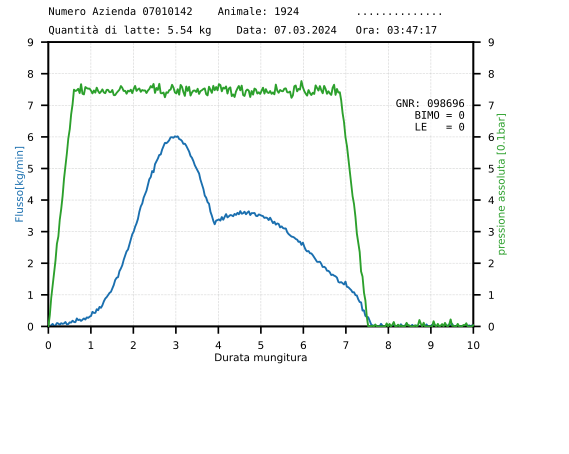
#> input picture pipeline/csv_synthetic_baseline/charts/chart_p0_0.png, 569 x 454 px; its folder holds only this picture in this run
$ python pipeline.py --input csv_synthetic_baseline/charts/chart_p0_0.png
#> lines starting #> are read from the running program, lines starting #| are printed output that depends on the picture; after the words box and inside, x2 and y2 are one past the last pixel; in counts of white or black regions, pixels touching at a corner belong together
"""
pipeline.py

Classical CV pipeline for extracting curve data from AMS milking chart PDFs.

Steps per page:
  1. Rasterise PDF page to image (PyMuPDF) or load PNG directly
  2. Crop into 8 chart cells (fixed 2x4 grid)
  3. Per chart cell:
       a. Detect plot area bounding box (axis lines)
       b. OCR the header to extract animal ID, date, time
       c. Isolate Flusso curve  (blue)  by HSV colour mask
       d. Isolate Pressione curve (green) by HSV colour mask
       e. Extract skeleton pixel coords column-by-column
       f. Map pixel → data coordinates using axis calibration
       g. Write CSV  animal_{ID}_{YYYY-MM-DD}[_{HHMM}].csv

Usage:
    python pipeline.py --input page_001.png --out ./csv_output
    python pipeline.py --input report.pdf  --out ./csv_output
"""

import argparse
import json
import os
import re
import subprocess
import sys
import tempfile
from pathlib import Path

import cv2
import numpy as np
import pandas as pd

try:
    import fitz  # PyMuPDF
    HAS_FITZ = True
except ImportError:
    HAS_FITZ = False

try:
    from . import vector_extract           # package import
except ImportError:                        # pragma: no cover - script/CLI use
    import vector_extract                  # flat import (app.py, CLI)


# ---------------------------------------------------------------------------
# Configuration
# ---------------------------------------------------------------------------

# Every tunable value lives in settings.py. They are imported by name so the
# code below reads unchanged, and so there is exactly one place to look when
# something about the report format changes.
try:
    from . import settings
except ImportError:                        # pragma: no cover - script/CLI use
    import settings

GRID_ROWS = settings.GRID_ROWS
GRID_COLS = settings.GRID_COLS
CHARTS_PER_PAGE = settings.CHARTS_PER_PAGE

# Fallback axis range for the CV path only. The vector path reads each chart's
# real range from its own printed tick labels and never uses these.
X_DATA_MIN, X_DATA_MAX = 0.0, 10.0
Y_DATA_MIN, Y_DATA_MAX = 0.0, 9.0

RASTER_DPI = settings.RASTER_DPI
CROP_DPI = settings.CROP_DPI
FIDELITY_DPI = settings.FIDELITY_DPI
RUN_FIDELITY_CHECK = settings.RUN_FIDELITY_CHECK
ACCURACY_THRESHOLD_PCT = settings.ACCURACY_THRESHOLD_PCT
CHART_IMAGE_SUBDIR = settings.CHART_IMAGE_SUBDIR
CSV_TIME_STEP_MIN = settings.CSV_TIME_STEP_MIN
CSV_DECIMALS = settings.CSV_DECIMALS
CALIBRATE_TO_PRINTED_MILK = settings.CALIBRATE_TO_PRINTED_MILK
MIN_CURVE_COVERAGE = settings.MIN_CURVE_COVERAGE
CURVE_FLOW = settings.CURVE_FLOW
CURVE_PRESSURE = settings.CURVE_PRESSURE

# HSV ranges for the CV fallback path, where colours are matched in a
# rasterised image rather than read from the vector layer.
BLUE_HSV_LOW = np.array([95, 60, 60])
BLUE_HSV_HIGH = np.array([135, 255, 255])
GREEN_HSV_LOW = np.array([40, 40, 40])
GREEN_HSV_HIGH = np.array([90, 255, 255])


# [154 lines left out: functions accuracy_pct, load_pages, slice_page_into_charts, detect_plot_area, not called in this run]


# ---------------------------------------------------------------------------
# Coordinate transform
# ---------------------------------------------------------------------------

class AxisTransform:
    """Maps pixel coordinates inside the plot area to data coordinates."""

    # [160 lines left out: functions __init__, px_to_data, extract_curve_pixels, pixels_to_curve, not called in this run]


# ---------------------------------------------------------------------------
# OCR metadata extraction
# ---------------------------------------------------------------------------

# Temp dir for OCR images — must be outside /tmp to avoid sandbox restrictions
_OCR_TMP_DIR = Path(__file__).parent.parent / ".ocr_tmp"
_OCR_TMP_DIR.mkdir(exist_ok=True)

_ocr_counter = 0


# [20 lines left out: function _tesseract_ocr, not called in this run]


_DATE_RE     = re.compile(r"\b(\d{1,2})[/\-\.](\d{1,2})[/\-\.](\d{2,4})\b")
_TIME_RE     = re.compile(r"\b(\d{1,2}):(\d{2})\b")
# Real PDF uses "Animale: 1001"; synthetic uses "ID: 1001"
_ANIMAL_RE   = re.compile(r"Animale[:\s]*(\d+)", re.IGNORECASE)
_ANIMAL_RE2  = re.compile(r"\bID[:\s]*(\d+)", re.IGNORECASE)
# Real PDF uses "Data: 07.03.2024"
_DATA_DATE_RE = re.compile(r"Data[:\s]*(\d{1,2})[.\-/](\d{1,2})[.\-/](\d{2,4})", re.IGNORECASE)


# [57 lines left out: function ocr_header, not called in this run]


# ---------------------------------------------------------------------------
# CSV naming
# ---------------------------------------------------------------------------

_used_names: dict[str, int] = {}


# [802 lines left out: functions make_csv_name, process_chart, extract_metadata_from_pdf_page, slice_page_with_pdf_boundaries, ocr_full_page, _calibrate_to_printed_milk and 8 more, not called in this run]
#> in load_pages, img is the input picture: shape (454, 569, 3); mean B, G, R 246.9, 247.8, 246.1
#> in _run_cv, `pages = load_pages(input_path, dpi=dpi)`: pages = 1 item
#> the loop in _run_cv, `for page_idx, page in enumerate(pages):` made 1 pass
#| [Page 1/1]  CV fallback
#> pass 1, in ocr_full_page, `gray = cv2.cvtColor(big, cv2.COLOR_BGR2GRAY)`:
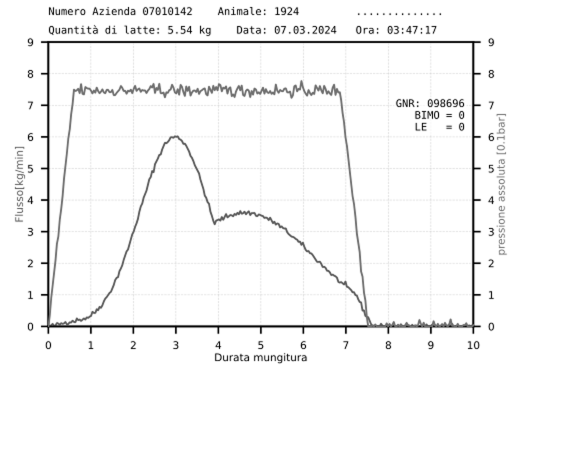
#> gray: shape (908, 1138) (shown at 1/2 size); min 0, max 255, mean 246.9
#> pass 1, in ocr_full_page, `_, thresh = cv2.threshold(gray, 0, 255, cv2.THRESH_BINARY + cv2.THRESH..`:
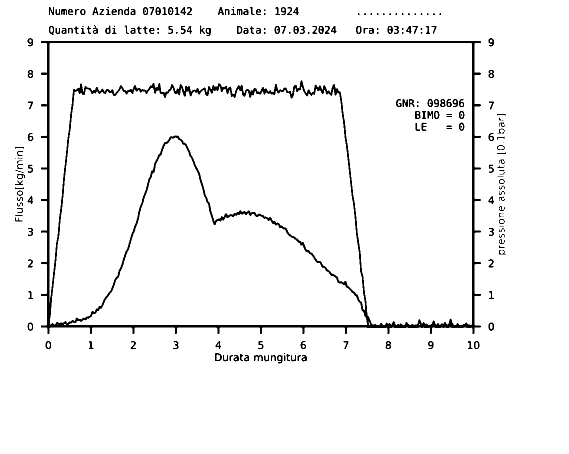
#> thresh: shape (908, 1138) (shown at 1/2 size); 95.9% white; 228 black regions (52 under 20 px), largest, box (x1, y1, x2, y2) and area: (82, 82, 962, 668) 28168, (830, 222, 841, 238) 127, (430, 706, 444, 722) 125
#> after the loop in _run_cv, `for page_idx, page in enumerate(pages):`: all_results = []

    total   = len(results)
    success = sum(1 for r in results if r["csv_file"])
    skipped = total - success

    print(f"\n{'='*50}")
    print(f"Done. {success}/{total} charts extracted, {skipped} skipped.")

    # Report curve-match accuracy per chart and enforce the threshold, so a
    # regression fails the run instead of being averaged away.
    accs = []
    failed = []
    for r in results:
        acc = accuracy_pct(r)
        if acc is None:
            continue
        accs.append(acc)
        if acc < ACCURACY_THRESHOLD_PCT:
            failed.append((r.get("animal_id"), acc))

    if accs:
        accs_sorted = sorted(accs)
        median = accs_sorted[len(accs_sorted) // 2]
        print(f"Curve match vs printed: median {median:.2f}%, "
              f"worst {accs_sorted[0]:.2f}%  "
              f"({len(accs) - len(failed)}/{len(accs)} "
              f">= {ACCURACY_THRESHOLD_PCT}%)")
        if failed:
            for aid, acc in failed:
                print(f"  BELOW THRESHOLD: animal {aid} at {acc:.2f}%")

    if args.report:
        report_path = os.path.join(args.out, "pipeline_report.json")
        with open(report_path, "w") as f:
            json.dump(results, f, indent=2)
        print(f"Report: {report_path}")


if __name__ == "__main__":
    main()
#> (the call stopped at in _tesseract_ocr, `result = subprocess.run( ["tesseract", tmp_path, "stdout", "--psm", st..`: subprocess is not available in this run)

$ run again, on pipeline/csv_synthetic_edge/charts/chart_p0_1.png
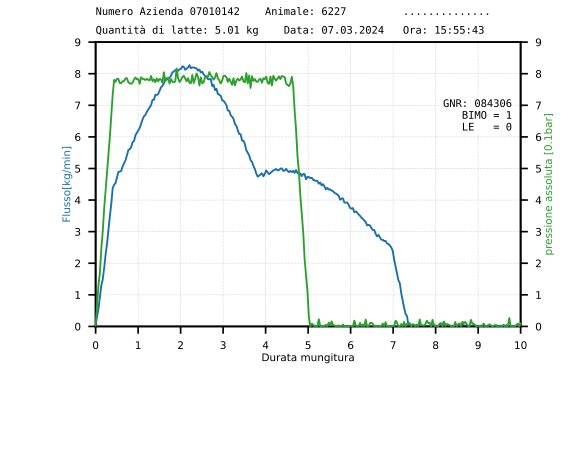
#> input picture pipeline/csv_synthetic_edge/charts/chart_p0_1.png, 569 x 454 px
#> in load_pages, img is the input picture: shape (454, 569, 3); mean B, G, R 246.9, 247.8, 246
#> pages = 1 item
#> the loop in _run_cv, `for page_idx, page in enumerate(pages):` made 1 pass
#> (printed output is left out)
#> pass 1, in ocr_full_page, `gray = cv2.cvtColor(big, cv2.COLOR_BGR2GRAY)`:
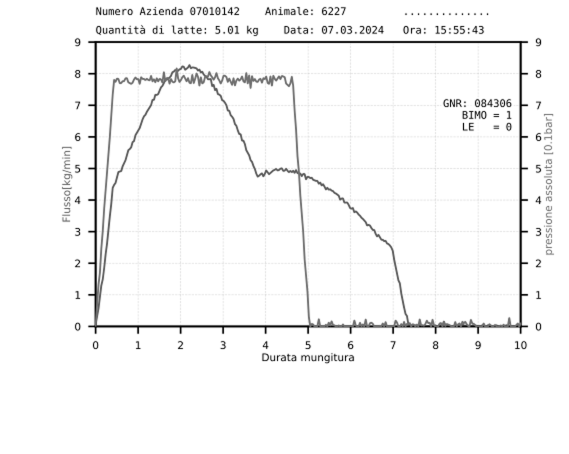
#> gray: shape (908, 1138) (shown at 1/2 size); min 0, max 255, mean 246.8
#> pass 1, in ocr_full_page, `_, thresh = cv2.threshold(gray, 0, 255, cv2.THRESH_BINARY + cv2.THRESH..`:
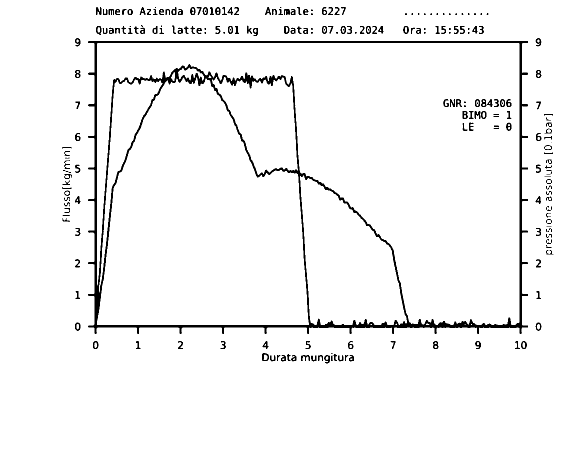
#> thresh: shape (908, 1138) (shown at 1/2 size); 95.9% white; 229 black regions (49 under 20 px), largest, box (x1, y1, x2, y2) and area: (176, 82, 1056, 668) 28595, (524, 706, 538, 722) 132, (192, 14, 203, 30) 124
#> after the loop in _run_cv, `for page_idx, page in enumerate(pages):`: all_results = []

$ run again, on pipeline/csv_synthetic_edge/charts/chart_p0_2.png
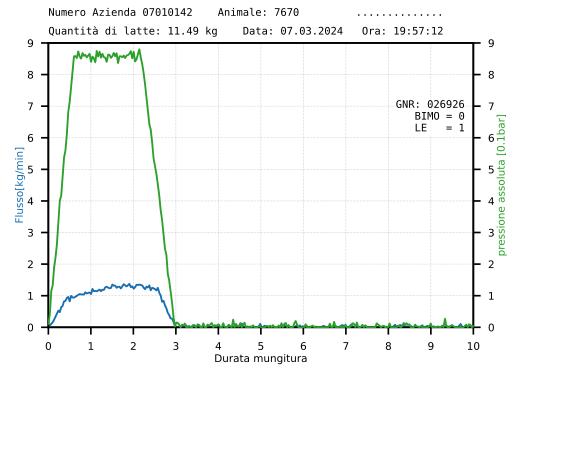
#> input picture pipeline/csv_synthetic_edge/charts/chart_p0_2.png, 569 x 456 px
#> in load_pages, img is the input picture: shape (456, 569, 3); mean B, G, R 247.6, 248.5, 247.2
#> pages = 1 item
#> the loop in _run_cv, `for page_idx, page in enumerate(pages):` made 1 pass
#> (printed output is left out)
#> pass 1, in ocr_full_page, `_, thresh = cv2.threshold(gray, 0, 255, cv2.THRESH_BINARY + cv2.THRESH..`:
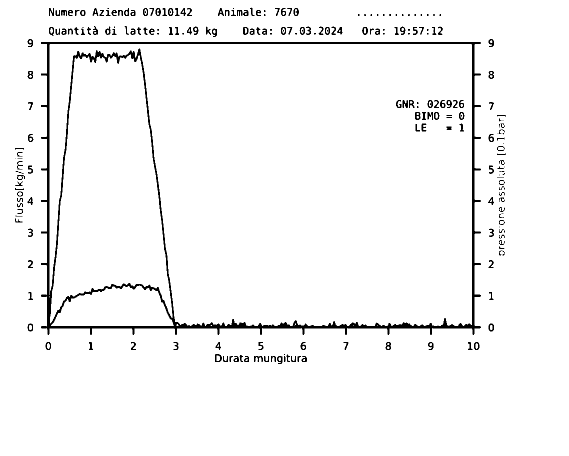
#> thresh: shape (912, 1138) (shown at 1/2 size); 96.5% white; 235 black regions (60 under 20 px), largest, box (x1, y1, x2, y2) and area: (82, 84, 962, 670) 23186, (805, 200, 816, 216) 126, (430, 708, 444, 724) 126
#> after the loop in _run_cv, `for page_idx, page in enumerate(pages):`: all_results = []

$ run again, on pipeline/csv_synthetic_multipage/charts/chart_p0_0.png
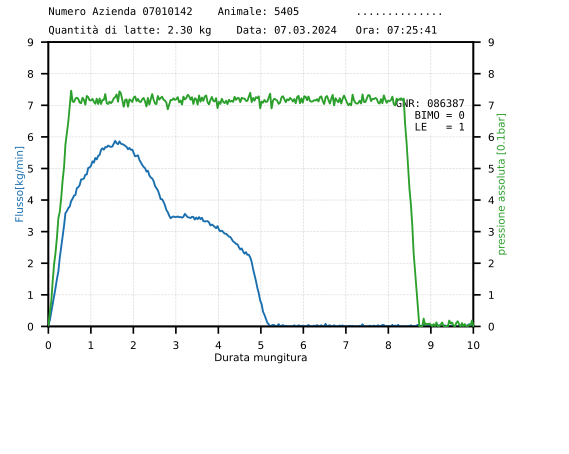
#> input picture pipeline/csv_synthetic_multipage/charts/chart_p0_0.png, 569 x 454 px
#> in load_pages, img is the input picture: shape (454, 569, 3); mean B, G, R 246.7, 247.7, 246
#> pages = 1 item
#> the loop in _run_cv, `for page_idx, page in enumerate(pages):` made 1 pass
#> (printed output is left out)
#> pass 1, in ocr_full_page, `gray = cv2.cvtColor(big, cv2.COLOR_BGR2GRAY)`:
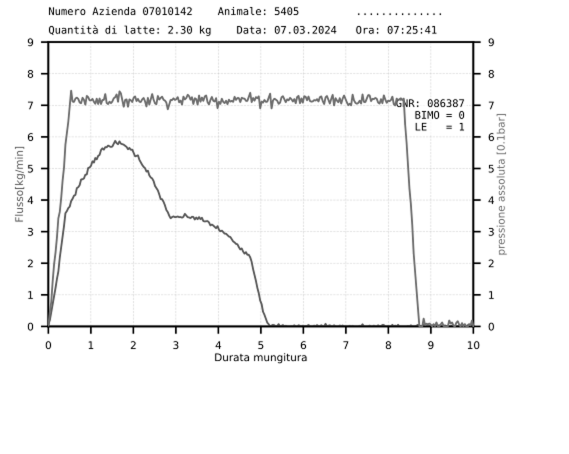
#> gray: shape (908, 1138) (shown at 1/2 size); min 0, max 255, mean 246.8
#> pass 1, in ocr_full_page, `_, thresh = cv2.threshold(gray, 0, 255, cv2.THRESH_BINARY + cv2.THRESH..`:
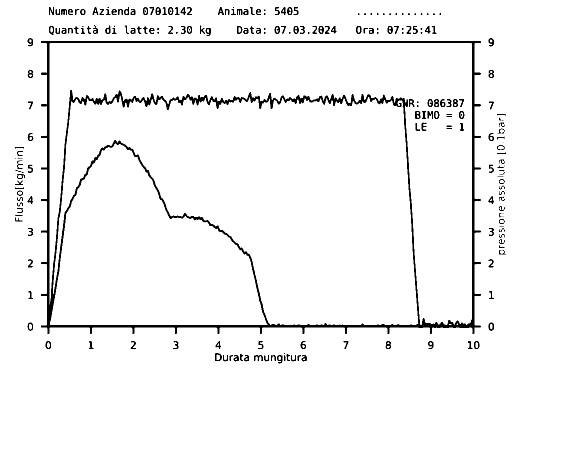
#> thresh: shape (908, 1138) (shown at 1/2 size); 95.9% white; 227 black regions (53 under 20 px), largest, box (x1, y1, x2, y2) and area: (82, 82, 962, 668) 28534, (830, 222, 841, 238) 127, (430, 706, 444, 722) 125
#> after the loop in _run_cv, `for page_idx, page in enumerate(pages):`: all_results = []

$ run again, on pipeline/csv_synthetic_baseline/charts/chart_p0_1.png
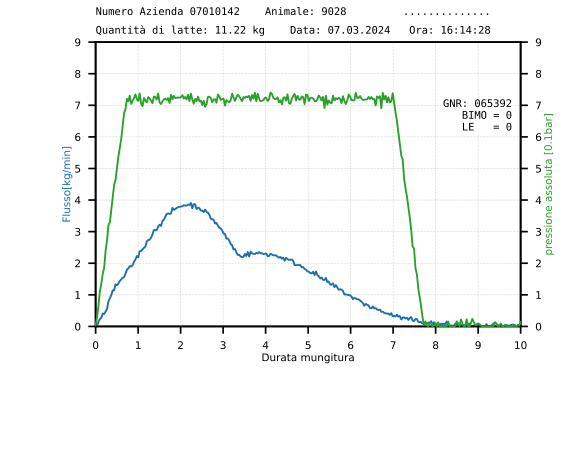
#> input picture pipeline/csv_synthetic_baseline/charts/chart_p0_1.png, 569 x 454 px
#> in load_pages, img is the input picture: shape (454, 569, 3); mean B, G, R 246.8, 247.7, 246.1
#> pages = 1 item
#> the loop in _run_cv, `for page_idx, page in enumerate(pages):` made 1 pass
#> (printed output is left out)
#> pass 1, in ocr_full_page, `gray = cv2.cvtColor(big, cv2.COLOR_BGR2GRAY)`:
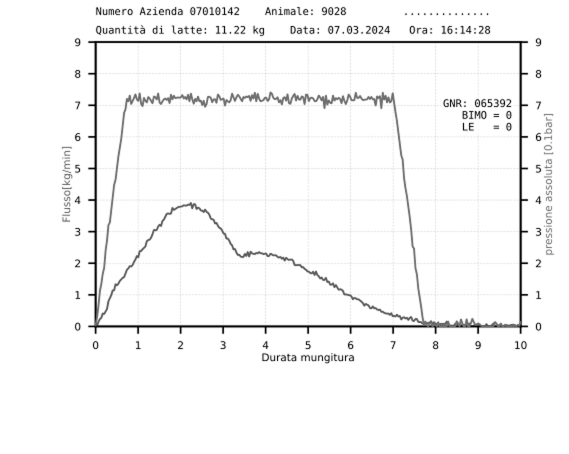
#> gray: shape (908, 1138) (shown at 1/2 size); min 0, max 255, mean 246.8
#> pass 1, in ocr_full_page, `_, thresh = cv2.threshold(gray, 0, 255, cv2.THRESH_BINARY + cv2.THRESH..`:
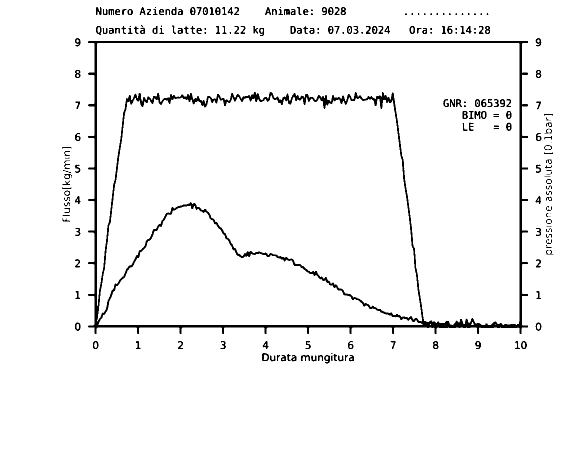
#> thresh: shape (908, 1138) (shown at 1/2 size); 96% white; 234 black regions (56 under 20 px), largest, box (x1, y1, x2, y2) and area: (176, 82, 1056, 668) 27779, (524, 706, 538, 722) 132, (192, 14, 203, 30) 124
#> after the loop in _run_cv, `for page_idx, page in enumerate(pages):`: all_results = []
